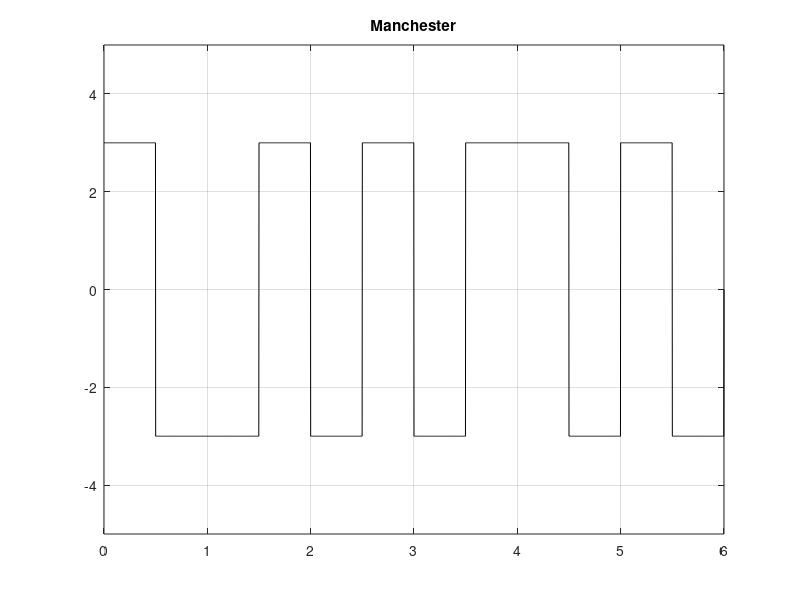

This figure's MATLAB source:
clc;
clear;
bits = [0 1 1 1 0 0];
%bits = randi([0, 1], 1,10);
%bitrate = 1000;
T=length(bits);
%T = length(bits)/bitrate;
n=500;
N=n*T;
%N = n*length(bits);
dt=T/N;
t=0:dt:T;
x=zeros(1,length(t));
for i=0:T-1
    if bits(i+1)==1
        if(i == 0)
            x(i*n+1 : (((i+1)*n)/2))=-3;
            x((((i+1)*n)/2) + 1: (i+1)*n)=3;
        else
            x(i*n+1 : (((i+(i+1))*n)/2))=-3;
            x((((i+(i+1))*n)/2) + 1: (i+1)*n)=3;
        %disp(((i+1)*n)/2);
        end
    else
        if(i == 0)
            x(i*n+1 : (((i+1)*n)/2))=3;
            x((((i+1)*n)/2) + 1: (i+1)*n)=-3;
        else
            x(i*n+1 : (((i+(i+1))*n)/2))=3;
            x((((i+(i+1))*n)/2) + 1: (i+1)*n)=-3;
        end
    end
end
plot(t,x,'black-');
%plot(t,x);
axis([0 t(end) -5 5]);
grid on
%grid on;
title('Manchester');


origin_bits = zeros(1, round(length(x) / n));

for i = 1:length(x) / n
    origin_bits(i) = x(i * n) / 3;
end
%temp_bits = origin_bits;

%for i = 1:length(x) / n
    %origin_bits(i) = x(i * n) / 3;
%end

% for i = 1:length(x) / n
%     count = 0;
%     for j = 1:n
%         if(x(((i-1) * n) + j) == 3)
%             count = count + 1;
%         end
%     end
%     if(count < n)
%         origin_bits(i) = 0;
%     else 
%         origin_bits(i) = 1;
%     end
% end

flag = 1;
for i = 1: n :length(x) - 1 
    if(x(i)/3 == -1)
        origin_bits(flag) = 1;
        %flag = -flag;
    else
        origin_bits(flag) = 0;
    end
    flag = flag + 1;
end



disp("Randomly generated bits: ");
disp(bits);
disp("Bits retained from signal x: ");
disp(origin_bits);